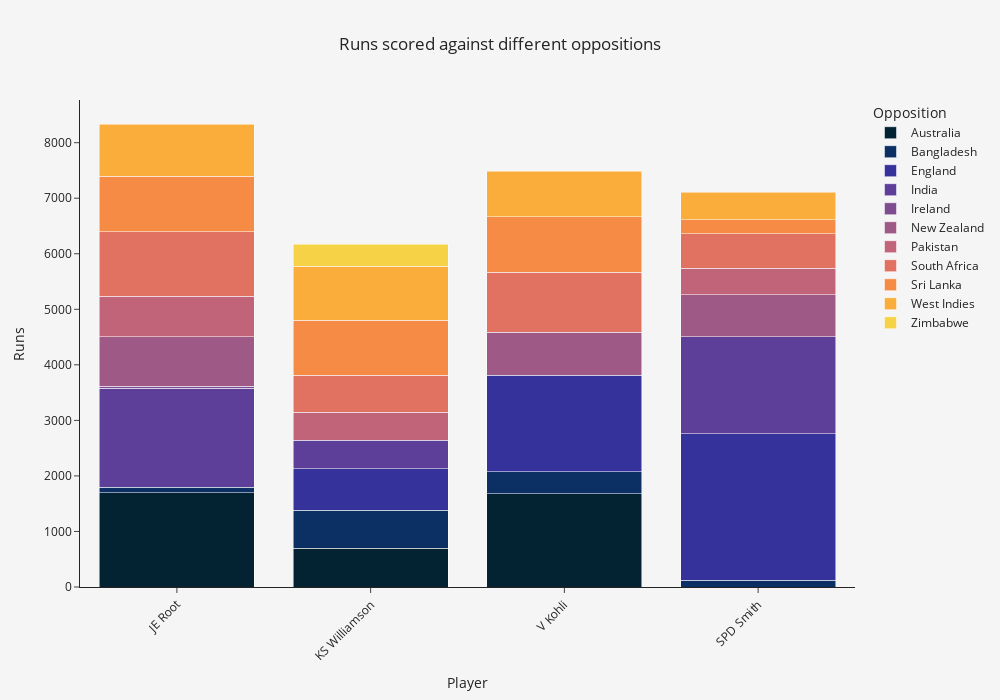

Notebook code cell kept with this figure:
### Code cell
c = new_df.groupby(['Opposition','Player'],as_index=False)['Runs'].agg('sum')

fig = px.bar(c, x="Player", y="Runs", color="Opposition", title="Runs scored against different oppositions",color_discrete_sequence=px.colors.sequential.thermal)

fig.update_layout(barmode='stack', xaxis_tickangle=-45,height=700,width=1000, template = 'simple_white',title_x=0.5,
                 plot_bgcolor='whitesmoke',paper_bgcolor='whitesmoke')
fig.show()

### Figure 1 — Plotly figure (JSON) as saved in the notebook; plotly's stock layout.template omitted (floating-point values rounded to 4 significant figures)
{"data": [{"alignmentgroup": "True", "hovertemplate": "Opposition=Australia<br>Player=%{x}<br>Runs=%{y}<extra></extra>", "legendgroup": "Australia", "marker": {"color": "rgb(3, 35, 51)"}, "name": "Australia", "offsetgroup": "Australia", "orientation": "v", "showlegend": true, "textposition": "auto", "type": "bar", "x": ["JE Root", "KS Williamson", "V Kohli"], "xaxis": "x", "y": [1694, 699, 1682], "yaxis": "y"}, {"alignmentgroup": "True", "hovertemplate": "Opposition=Bangladesh<br>Player=%{x}<br>Runs=%{y}<extra></extra>", "legendgroup": "Bangladesh", "marker": {"color": "rgb(13, 48, 100)"}, "name": "Bangladesh", "offsetgroup": "Bangladesh", "orientation": "v", "showlegend": true, "textposition": "auto", "type": "bar", "x": ["JE Root", "KS Williamson", "SPD Smith", "V Kohli"], "xaxis": "x", "y": [98, 683, 119, 392], "yaxis": "y"}, {"alignmentgroup": "True", "hovertemplate": "Opposition=England<br>Player=%{x}<br>Runs=%{y}<extra></extra>", "legendgroup": "England", "marker": {"color": "rgb(53, 50, 155)"}, "name": "England", "offsetgroup": "England", "orientation": "v", "showlegend": true, "textposition": "auto", "type": "bar", "x": ["KS Williamson", "SPD Smith", "V Kohli"], "xaxis": "x", "y": [743, 2641, 1742], "yaxis": "y"}, {"alignmentgroup": "True", "hovertemplate": "Opposition=India<br>Player=%{x}<br>Runs=%{y}<extra></extra>", "legendgroup": "India", "marker": {"color": "rgb(93, 62, 153)"}, "name": "India", "offsetgroup": "India", "orientation": "v", "showlegend": true, "textposition": "auto", "type": "bar", "x": ["JE Root", "KS Williamson", "SPD Smith"], "xaxis": "x", "y": [1789, 516, 1742], "yaxis": "y"}, {"alignmentgroup": "True", "hovertemplate": "Opposition=Ireland<br>Player=%{x}<br>Runs=%{y}<extra></extra>", "legendgroup": "Ireland", "marker": {"color": "rgb(126, 77, 143)"}, "name": "Ireland", "offsetgroup": "Ireland", "orientation": "v", "showlegend": true, "textposition": "auto", "type": "bar", "x": ["JE Root"], "xaxis": "x", "y": [33], "yaxis": "y"}, {"alignmentgroup": "True", "hovertemplate": "Opposition=New Zealand<br>Player=%{x}<br>Runs=%{y}<extra></extra>", "legendgroup": "New Zealand", "marker": {"color": "rgb(158, 89, 135)"}, "name": "New Zealand", "offsetgroup": "New Zealand", "orientation": "v", "showlegend": true, "textposition": "auto", "type": "bar", "x": ["JE Root", "SPD Smith", "V Kohli"], "xaxis": "x", "y": [895, 757, 773], "yaxis": "y"}, {"alignmentgroup": "True", "hovertemplate": "Opposition=Pakistan<br>Player=%{x}<br>Runs=%{y}<extra></extra>", "legendgroup": "Pakistan", "marker": {"color": "rgb(193, 100, 121)"}, "name": "Pakistan", "offsetgroup": "Pakistan", "orientation": "v", "showlegend": true, "textposition": "auto", "type": "bar", "x": ["JE Root", "KS Williamson", "SPD Smith"], "xaxis": "x", "y": [723, 508, 481], "yaxis": "y"}, {"alignmentgroup": "True", "hovertemplate": "Opposition=South Africa<br>Player=%{x}<br>Runs=%{y}<extra></extra>", "legendgroup": "South Africa", "marker": {"color": "rgb(225, 113, 97)"}, "name": "South Africa", "offsetgroup": "South Africa", "orientation": "v", "showlegend": true, "textposition": "auto", "type": "bar", "x": ["JE Root", "KS Williamson", "SPD Smith", "V Kohli"], "xaxis": "x", "y": [1164, 665, 623, 1075], "yaxis": "y"}, {"alignmentgroup": "True", "hovertemplate": "Opposition=Sri Lanka<br>Player=%{x}<br>Runs=%{y}<extra></extra>", "legendgroup": "Sri Lanka", "marker": {"color": "rgb(246, 139, 69)"}, "name": "Sri Lanka", "offsetgroup": "Sri Lanka", "orientation": "v", "showlegend": true, "textposition": "auto", "type": "bar", "x": ["JE Root", "KS Williamson", "SPD Smith", "V Kohli"], "xaxis": "x", "y": [1001, 992, 247, 1004], "yaxis": "y"}, {"alignmentgroup": "True", "hovertemplate": "Opposition=West Indies<br>Player=%{x}<br>Runs=%{y}<extra></extra>", "legendgroup": "West Indies", "marker": {"color": "rgb(251, 173, 60)"}, "name": "West Indies", "offsetgroup": "West Indies", "orientation": "v", "showlegend": true, "textposition": "auto", "type": "bar", "x": ["JE Root", "KS Williamson", "SPD Smith", "V Kohli"], "xaxis": "x", "y": [933, 970, 497, 822], "yaxis": "y"}, {"alignmentgroup": "True", "hovertemplate": "Opposition=Zimbabwe<br>Player=%{x}<br>Runs=%{y}<extra></extra>", "legendgroup": "Zimbabwe", "marker": {"color": "rgb(246, 211, 70)"}, "name": "Zimbabwe", "offsetgroup": "Zimbabwe", "orientation": "v", "showlegend": true, "textposition": "auto", "type": "bar", "x": ["KS Williamson"], "xaxis": "x", "y": [393], "yaxis": "y"}], "layout": {"barmode": "stack", "height": 700, "legend": {"title": {"text": "Opposition"}, "tracegroupgap": 0}, "paper_bgcolor": "whitesmoke", "plot_bgcolor": "whitesmoke", "title": {"text": "Runs scored against different oppositions", "x": 0.5}, "width": 1000, "xaxis": {"anchor": "y", "domain": [0, 1], "tickangle": -45, "title": {"text": "Player"}}, "yaxis": {"anchor": "x", "domain": [0, 1], "title": {"text": "Runs"}}}}
